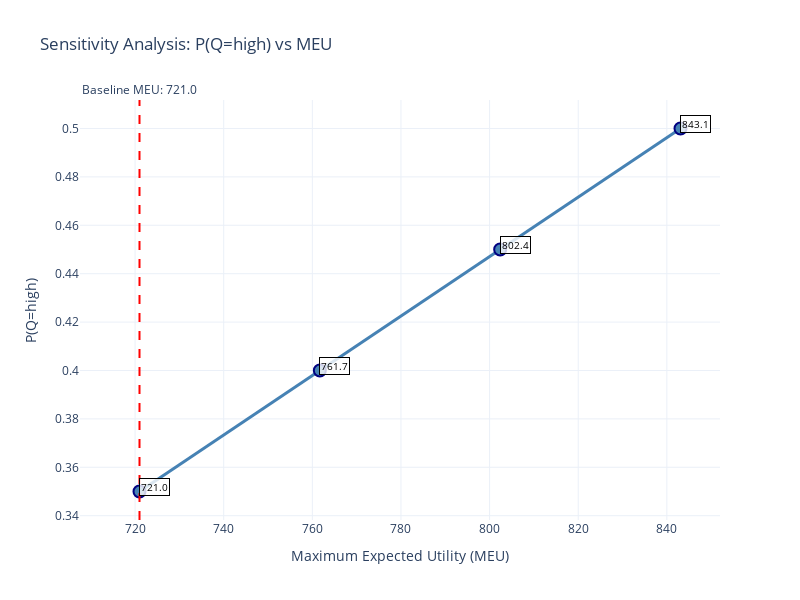

Notebook code for this chart:
### Markdown cell above
### 2.2 - Example 1: Q CPT Sensitivity Analysis

### Code cell
# Test sensitivity analysis on Q probability for 'high' oil quality
print("🔍 Testing sensitivity analysis on P(Q=high)")
print("=" * 50)

# Run sensitivity analysis (just computation)
q_results = sensitivity_analysis(
    cpt_df=q_cpt, 
    row_index='high', 
    column='Probability', 
    changes=[0, 0.05, 0.10, 0.15],
    baseline_meu=baseline_meu
)

# Display results using separate functions
print_sensitivity_results(q_results)

# Optionally plot results
fig = plot_sensitivity_results(q_results)

# Save the figure
html_content = pio.to_html(
        fig,
        include_plotlyjs='cdn',
        full_html=True,
        div_id="q-cpt-sensitivity-plot"
    )

print(html_content)

### Figure 1 — Plotly figure (JSON) as saved in the notebook; plotly's stock layout.template omitted (floating-point values rounded to 4 significant figures)
{"data": [{"hovertemplate": "%{hovertext}<extra></extra>", "hovertext": ["Parameter: 0.350<br>MEU: 721.0<br>T: not_do<br>B: [R=pass→buy, R=fail→buy, R=no_results→buy]", "Parameter: 0.400<br>MEU: 761.7<br>T: not_do<br>B: [R=pass→buy, R=fail→buy, R=no_results→buy]", "Parameter: 0.450<br>MEU: 802.4<br>T: not_do<br>B: [R=pass→buy, R=fail→buy, R=no_results→buy]", "Parameter: 0.500<br>MEU: 843.1<br>T: not_do<br>B: [R=pass→buy, R=fail→buy, R=no_results→buy]"], "line": {"color": "steelblue", "width": 3}, "marker": {"color": "steelblue", "line": {"color": "navy", "width": 2}, "size": 12}, "mode": "markers+lines", "name": "Sensitivity Analysis", "type": "scatter", "x": [721, 761.7, 802.4, 843.1], "y": [0.35, 0.4, 0.45, 0.5]}], "layout": {"annotations": [{"bgcolor": "rgba(255,255,255,0.8)", "bordercolor": "black", "borderwidth": 1, "font": {"color": "black", "size": 10}, "showarrow": false, "text": "721.0", "x": 721, "xshift": 15, "y": 0.35, "yshift": 5}, {"bgcolor": "rgba(255,255,255,0.8)", "bordercolor": "black", "borderwidth": 1, "font": {"color": "black", "size": 10}, "showarrow": false, "text": "761.7", "x": 761.7, "xshift": 15, "y": 0.4, "yshift": 5}, {"bgcolor": "rgba(255,255,255,0.8)", "bordercolor": "black", "borderwidth": 1, "font": {"color": "black", "size": 10}, "showarrow": false, "text": "802.4", "x": 802.4, "xshift": 15, "y": 0.45, "yshift": 5}, {"bgcolor": "rgba(255,255,255,0.8)", "bordercolor": "black", "borderwidth": 1, "font": {"color": "black", "size": 10}, "showarrow": false, "text": "843.1", "x": 843.1, "xshift": 15, "y": 0.5, "yshift": 5}, {"showarrow": false, "text": "Baseline MEU: 721.0", "x": 721, "xanchor": "center", "xref": "x", "y": 1, "yanchor": "bottom", "yref": "y domain"}], "height": 600, "shapes": [{"line": {"color": "red", "dash": "dash"}, "type": "line", "x0": 721, "x1": 721, "xref": "x", "y0": 0, "y1": 1, "yref": "y domain"}], "showlegend": false, "title": {"text": "Sensitivity Analysis: P(Q=high) vs MEU"}, "width": 800, "xaxis": {"title": {"text": "Maximum Expected Utility (MEU)"}}, "yaxis": {"title": {"text": "P(Q=high)"}}}}
